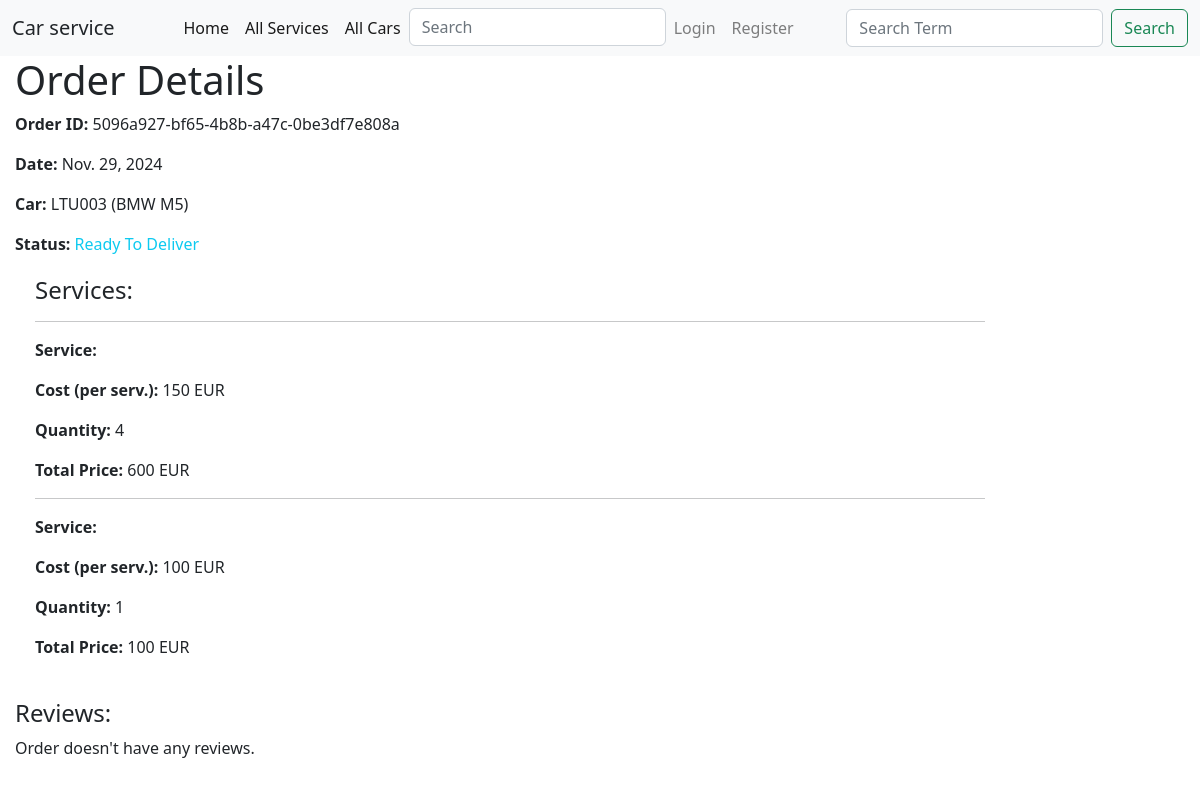
/car_service/orders/5096a927-bf65-4b8b-a47c-0be3df7e808a, run on an earlier commit of the app's database.
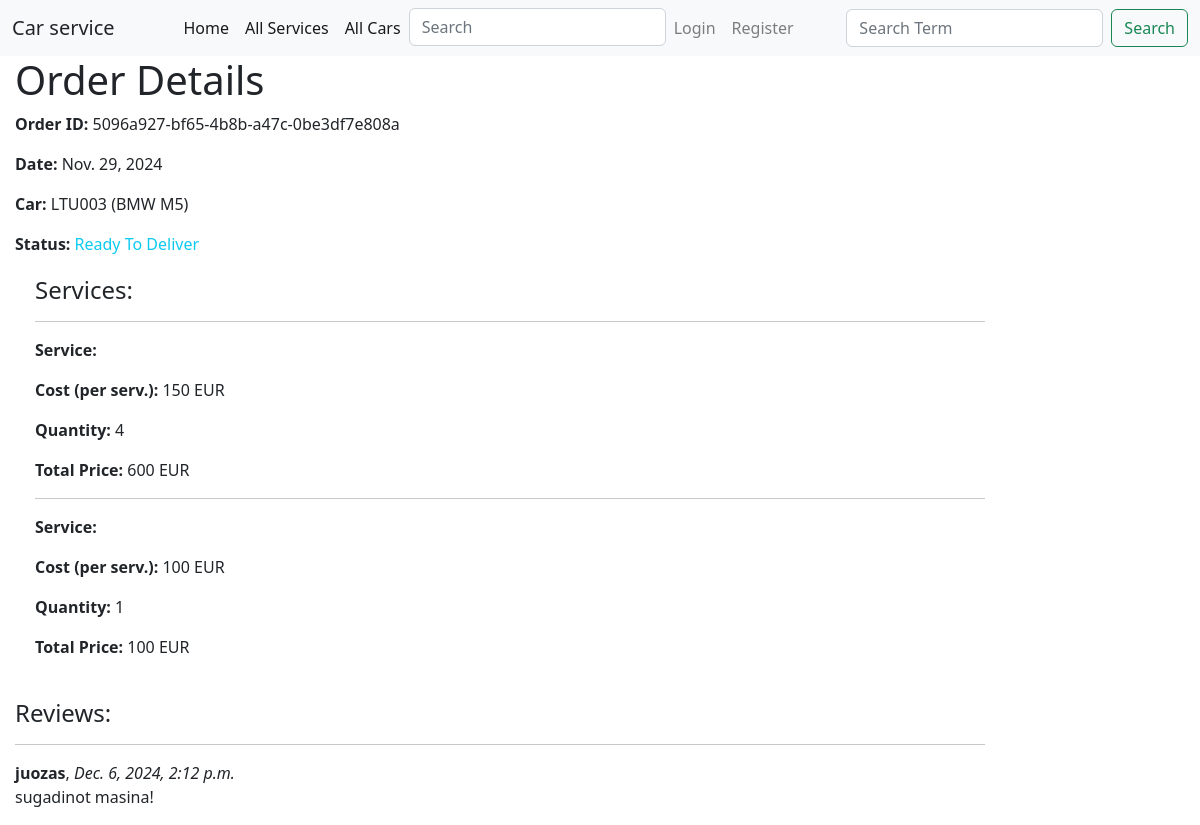
And on a later commit of the database.
### car_service/models.py (models this page shows, shortened)
class OrderService(models.Model):
    order = models.ForeignKey(Order, on_delete=models.CASCADE, null=True)
    service = models.ForeignKey(Service, on_delete=models.CASCADE, null=True)
    quantity = models.PositiveIntegerField(default=1, null=False)
    class Meta:
        verbose_name = "Order Service"
        verbose_name_plural = "Order Services"
    def total_price(self):
        return self.service.price * self.quantity
    total_price.short_description = 'Total Price (EUR)'

class Service(models.Model):
    name = models.CharField('Service Name', max_length=100, help_text='Enter the service provided', null=False)
    price = models.IntegerField('Price', help_text='Enter the price of the service', null=False)
    class Meta:
        verbose_name = "Service"
        verbose_name_plural = "Services"

class OrderReview(models.Model):
    order = models.ForeignKey('Order', on_delete=models.SET_NULL, null=True, blank=True)
    reviewer = models.ForeignKey(User, on_delete=models.SET_NULL, null=True, blank=True)
    date_created = models.DateTimeField(auto_now_add=True)
    content = models.TextField('Review', max_length=2000)
    class Meta:
        verbose_name = "Review"
        verbose_name_plural = 'Reviews'
        ordering = ['-date_created']

### car_service/views.py (the view, shortened to what this page needs)
# urls.py: path('orders/<uuid:pk>', views.OrderDetailView.as_view(), name='order-detail'),
class OrderDetailView(FormMixin, generic.DetailView):
    model = Order
    template_name = 'order_detail.html'
    form_class = OrderReviewForm

### car_service/forms.py
class OrderReviewForm(forms.ModelForm):
    class Meta:
        model = OrderReview
        fields = ('content', 'order', 'reviewer',)
        widgets = {'order': forms.HiddenInput(), 'reviewer': forms.HiddenInput()}

### car_service/models.py (called while the page is built)
    def car_brand(self):
        return self.car_id.car_model_id.brand

    def car_model(self):
        return self.car_id.car_model_id.model

### car_service/templates/order_detail.html (shortened to what this page needs)
{% extends "base.html" %}
{% block content %}
<h1>Order Details</h1>
<p><strong>Order ID:</strong> {{ order.id }}</p>
<p><strong>Date:</strong> {{ order.date }}</p>
<p><strong>Car:</strong> {{ order.car_id.license_plate }} ({{ order.car_brand }} {{ order.car_model }})</p>
<p>
    <strong>Status:</strong>
    <span class="{% if order.status == 'p' %}text-warning{% elif order.status == 'd' %}text-success{% elif order.status == 't' %}text-info{% elif order.status == 'r' %}text-danger{% endif %}">
      {{ order.get_status_display }}
    </span>
</p>
<div style="margin-left:20px;margin-top:20px">
    <h4>Services:</h4>
    {% for service in order.orderservice_set.all %}
    <hr>
    <p><strong>Service:</strong> {{ service.name }}</p>
    <p><strong>Cost (per serv.):</strong> {{ service.service.price }} EUR</p>
    <p><strong>Quantity:</strong> {{ service.quantity }}</p>
    <p><strong>Total Price:</strong> {{ service.total_price }} EUR</p>
    {% empty %}
    <p class="text-warning">This order doesn't have any services.</p>
    {% endfor %}
</div>
  <h4>Reviews:</h4>
  {% if order.orderreview_set.all %}
    {% for review in order.orderreview_set.all %}
      <hr>
      <strong>{{ review.reviewer }}</strong>, <em>{{ review.date_created}}</em>
      <p>{{ review.content }}</p>
    {% endfor %}
  {% else %}
    <p>Order doesn't have any reviews.</p>
  {% endif %}
{% endblock %}

What changed in the data, as far as the page shows it:
added OrderReview: reviewer "juozas", date_created "Dec. 6, 2024, 2:12 p.m.", content "sugadinot masina!"
Also different on the page:
text no longer shown: "Order doesn't have any reviews."
